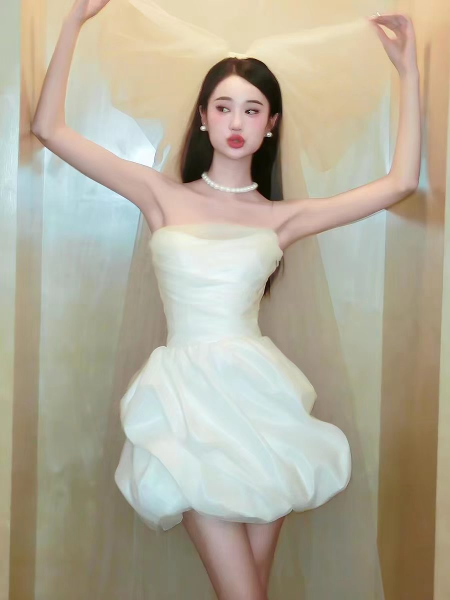
#> input picture 衣橱/衣橱/女/上衣/0d912fbb680452bf94d245c707166982.jpg, 900 x 1200 px (shown at 1/2 size)
$ python -i smoke_cloth_seg2.py   (imports and definitions only)
#> lines starting #> are read from the running program, lines starting #| are printed output that depends on the picture
"""u2net_cloth_seg 后处理：拆 3 段堆叠 mask 取并集，合白底。测上衣/裤子/鞋子。"""
import sys, os, io
# [1 line not run here, left out]
import numpy as np
from PIL import Image
from rembg import remove, new_session

SRC_ROOT = r"D:\AllProject\ai衣柜\衣橱\衣橱\女"
OUT = r"D:\AllProject\ai衣柜\backend\uploads\processed"
SAMPLES = [
    ("上衣", r"上衣\0d912fbb680452bf94d245c707166982.jpg"),
    ("裤子", r"裤子\07897d284876ae2efa217b4ccf3c28fe.jpg"),
    ("鞋子", r"鞋子\10419cf8a17cd529cc5986da8dd836d5.jpg"),
]
# [1 line that did not run here, left out]

def cloth_mask(data):
    """u2net_cloth_seg 输出是 N×(3H) 堆叠的 3 类 mask，拆 3 段取 alpha 并集。"""
    out = remove(data, session=sess)
    img = Image.open(io.BytesIO(out)).convert("RGBA")
    w, h = img.size
    assert h % 3 == 0, f"cloth_seg 输出高度 {h} 不是 3 的倍数"
    band = h // 3
    alpha_full = np.zeros((band, w), dtype=np.uint8)
    for i in range(3):
        seg = img.crop((0, i*band, w, (i+1)*band))
        a = np.array(seg.split()[-1])
        alpha_full = np.maximum(alpha_full, a)
    return Image.fromarray(alpha_full, "L"), (w, band)

# [23 lines not run here, left out]

>>> import cv2
>>> picture = cv2.imread('../衣橱/衣橱/女/上衣/0d912fbb680452bf94d245c707166982.jpg', cv2.IMREAD_GRAYSCALE)
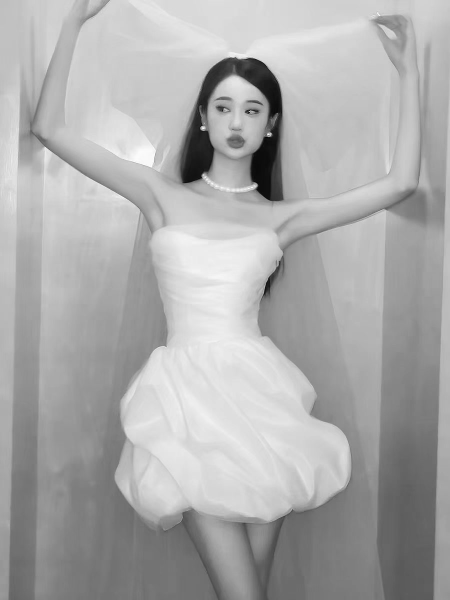
#> picture: shape (1200, 900) (shown at 1/2 size); min 0, max 255, mean 171.3
#> (the run stopped early here; a loop or call above may not have finished)

$ run again, on 衣橱/衣橱/女/上衣/1ff8651675b97e3e8e5d45aa28c14083.jpg
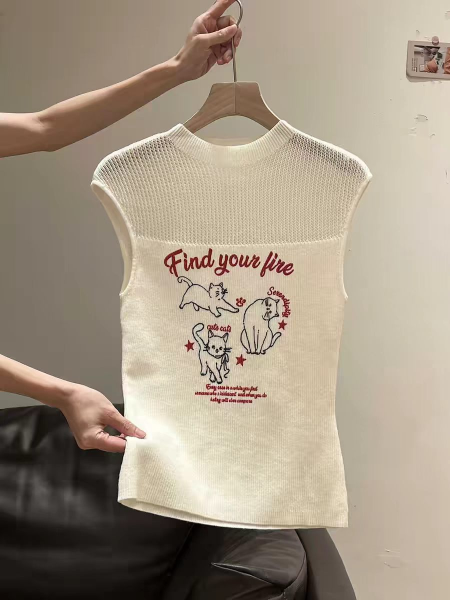
#> input picture 衣橱/衣橱/女/上衣/1ff8651675b97e3e8e5d45aa28c14083.jpg, 900 x 1200 px (shown at 1/2 size)
#> `picture = cv2.imread('../衣橱/衣橱/女/上衣/0d912fbb680452bf94d245c707166982.j..`:
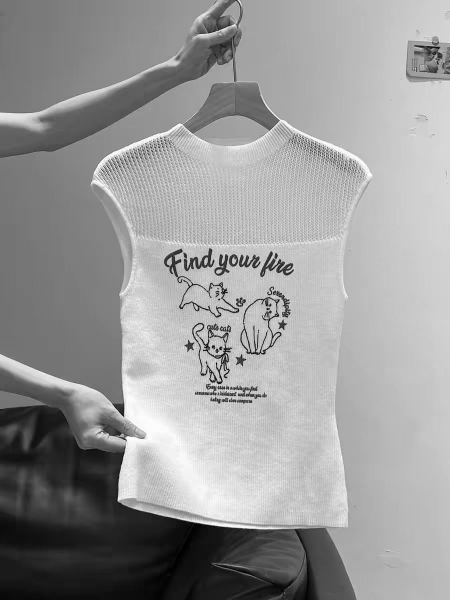
#> picture: shape (1200, 900) (shown at 1/2 size); min 0, max 255, mean 152.7
